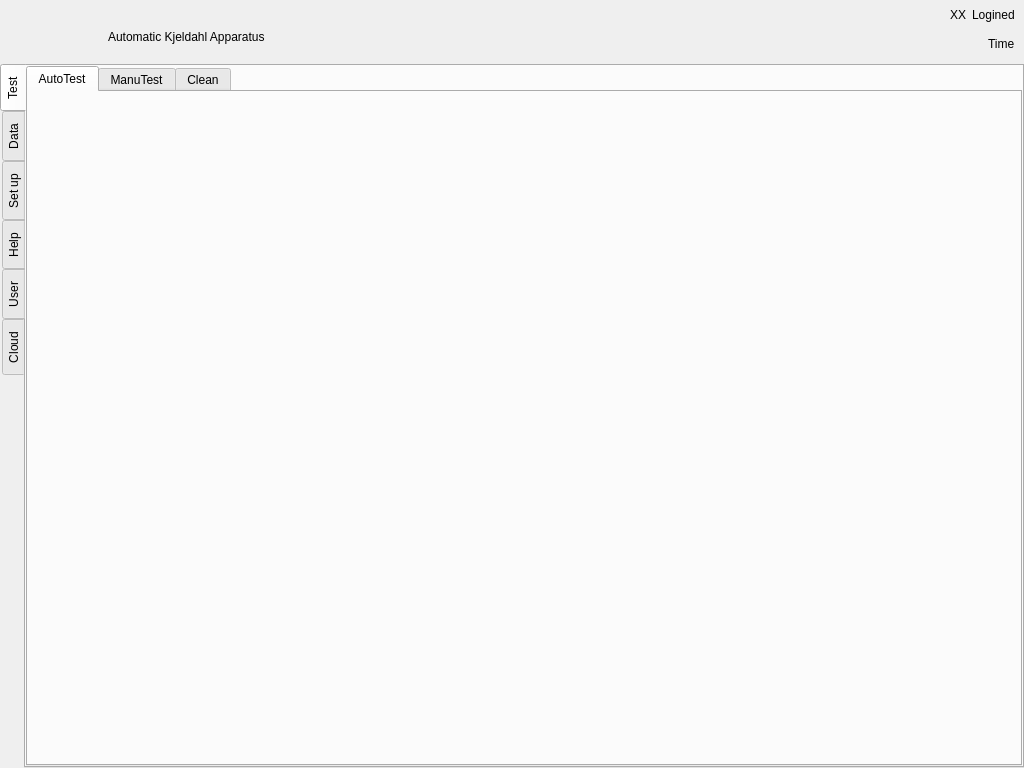
<?xml version="1.0" encoding="UTF-8"?>
<ui version="4.0">
 <class>QQTMainForm</class>
 <widget class="QWidget" name="QQTMainForm">
  <property name="geometry">
   <rect>
    <x>0</x>
    <y>0</y>
    <width>1024</width>
    <height>768</height>
   </rect>
  </property>
  <property name="windowTitle">
   <string>Form</string>
  </property>
  <layout class="QVBoxLayout" name="verticalLayout_10">
   <property name="spacing">
    <number>0</number>
   </property>
   <property name="leftMargin">
    <number>0</number>
   </property>
   <property name="topMargin">
    <number>0</number>
   </property>
   <property name="rightMargin">
    <number>0</number>
   </property>
   <property name="bottomMargin">
    <number>0</number>
   </property>
   <item>
    <widget class="QWidget" name="widgetMainForm" native="true">
     <layout class="QVBoxLayout" name="verticalLayout_2">
      <property name="spacing">
       <number>6</number>
      </property>
      <property name="leftMargin">
       <number>0</number>
      </property>
      <property name="topMargin">
       <number>0</number>
      </property>
      <property name="rightMargin">
       <number>0</number>
      </property>
      <property name="bottomMargin">
       <number>0</number>
      </property>
      <item>
       <widget class="QWidget" name="widget_title" native="true">
        <property name="enabled">
         <bool>true</bool>
        </property>
        <property name="minimumSize">
         <size>
          <width>0</width>
          <height>58</height>
         </size>
        </property>
        <property name="maximumSize">
         <size>
          <width>16777215</width>
          <height>58</height>
         </size>
        </property>
        <layout class="QHBoxLayout" name="horizontalLayout_2">
         <property name="leftMargin">
          <number>0</number>
         </property>
         <property name="topMargin">
          <number>0</number>
         </property>
         <property name="rightMargin">
          <number>0</number>
         </property>
         <property name="bottomMargin">
          <number>0</number>
         </property>
         <item>
          <widget class="QWidget" name="widget" native="true">
           <layout class="QHBoxLayout" name="horizontalLayout">
            <property name="spacing">
             <number>0</number>
            </property>
            <property name="leftMargin">
             <number>0</number>
            </property>
            <property name="topMargin">
             <number>0</number>
            </property>
            <property name="rightMargin">
             <number>0</number>
            </property>
            <property name="bottomMargin">
             <number>0</number>
            </property>
            <item>
             <widget class="QWidget" name="widget_logo" native="true">
              <property name="sizePolicy">
               <sizepolicy hsizetype="Preferred" vsizetype="Preferred">
                <horstretch>0</horstretch>
                <verstretch>0</verstretch>
               </sizepolicy>
              </property>
              <property name="minimumSize">
               <size>
                <width>108</width>
                <height>0</height>
               </size>
              </property>
              <layout class="QVBoxLayout" name="verticalLayout_3"/>
             </widget>
            </item>
            <item>
             <widget class="QWidget" name="widget_8" native="true">
              <layout class="QVBoxLayout" name="verticalLayout">
               <property name="leftMargin">
                <number>0</number>
               </property>
               <property name="topMargin">
                <number>0</number>
               </property>
               <property name="bottomMargin">
                <number>0</number>
               </property>
               <item>
                <spacer name="verticalSpacer">
                 <property name="orientation">
                  <enum>Qt::Vertical</enum>
                 </property>
                 <property name="sizeType">
                  <enum>QSizePolicy::Fixed</enum>
                 </property>
                 <property name="sizeHint" stdset="0">
                  <size>
                   <width>0</width>
                   <height>16</height>
                  </size>
                 </property>
                </spacer>
               </item>
               <item>
                <widget class="QLabel" name="label_appname">
                 <property name="text">
                  <string>Automatic Kjeldahl Apparatus</string>
                 </property>
                </widget>
               </item>
              </layout>
             </widget>
            </item>
           </layout>
          </widget>
         </item>
         <item>
          <spacer name="horizontalSpacer_3">
           <property name="orientation">
            <enum>Qt::Horizontal</enum>
           </property>
           <property name="sizeType">
            <enum>QSizePolicy::Expanding</enum>
           </property>
           <property name="sizeHint" stdset="0">
            <size>
             <width>40</width>
             <height>20</height>
            </size>
           </property>
          </spacer>
         </item>
         <item>
          <widget class="QWidget" name="widget_3" native="true">
           <layout class="QGridLayout" name="gridLayout">
            <property name="leftMargin">
             <number>0</number>
            </property>
            <property name="topMargin">
             <number>0</number>
            </property>
            <property name="rightMargin">
             <number>0</number>
            </property>
            <property name="bottomMargin">
             <number>0</number>
            </property>
            <property name="spacing">
             <number>0</number>
            </property>
            <item row="2" column="0" colspan="2">
             <spacer name="horizontalSpacer_4">
              <property name="orientation">
               <enum>Qt::Horizontal</enum>
              </property>
              <property name="sizeType">
               <enum>QSizePolicy::Expanding</enum>
              </property>
              <property name="sizeHint" stdset="0">
               <size>
                <width>40</width>
                <height>20</height>
               </size>
              </property>
             </spacer>
            </item>
            <item row="0" column="1">
             <widget class="QQTWidget" name="widget_wifi" native="true">
              <property name="minimumSize">
               <size>
                <width>29</width>
                <height>29</height>
               </size>
              </property>
              <property name="maximumSize">
               <size>
                <width>29</width>
                <height>29</height>
               </size>
              </property>
             </widget>
            </item>
            <item row="0" column="0">
             <spacer name="horizontalSpacer_5">
              <property name="orientation">
               <enum>Qt::Horizontal</enum>
              </property>
              <property name="sizeType">
               <enum>QSizePolicy::Expanding</enum>
              </property>
              <property name="sizeHint" stdset="0">
               <size>
                <width>40</width>
                <height>20</height>
               </size>
              </property>
             </spacer>
            </item>
           </layout>
          </widget>
         </item>
         <item>
          <widget class="QWidget" name="widget_2" native="true">
           <layout class="QVBoxLayout" name="verticalLayout_4">
            <property name="spacing">
             <number>0</number>
            </property>
            <property name="leftMargin">
             <number>0</number>
            </property>
            <property name="topMargin">
             <number>0</number>
            </property>
            <property name="rightMargin">
             <number>0</number>
            </property>
            <property name="bottomMargin">
             <number>0</number>
            </property>
            <item>
             <widget class="QWidget" name="widget_5" native="true">
              <layout class="QHBoxLayout" name="horizontalLayout_9">
               <property name="topMargin">
                <number>0</number>
               </property>
               <property name="bottomMargin">
                <number>0</number>
               </property>
               <item>
                <spacer name="horizontalSpacer_2">
                 <property name="orientation">
                  <enum>Qt::Horizontal</enum>
                 </property>
                 <property name="sizeType">
                  <enum>QSizePolicy::Expanding</enum>
                 </property>
                 <property name="sizeHint" stdset="0">
                  <size>
                   <width>40</width>
                   <height>20</height>
                  </size>
                 </property>
                </spacer>
               </item>
               <item>
                <widget class="QQTWidget" name="widget_pic" native="true">
                 <property name="minimumSize">
                  <size>
                   <width>20</width>
                   <height>0</height>
                  </size>
                 </property>
                </widget>
               </item>
               <item>
                <widget class="QLabel" name="label_user">
                 <property name="text">
                  <string>XX</string>
                 </property>
                </widget>
               </item>
               <item>
                <widget class="QLabel" name="label">
                 <property name="text">
                  <string>Logined</string>
                 </property>
                </widget>
               </item>
              </layout>
             </widget>
            </item>
            <item>
             <widget class="QWidget" name="widget_4" native="true">
              <layout class="QHBoxLayout" name="horizontalLayout_10">
               <property name="topMargin">
                <number>0</number>
               </property>
               <property name="bottomMargin">
                <number>0</number>
               </property>
               <item>
                <spacer name="horizontalSpacer">
                 <property name="orientation">
                  <enum>Qt::Horizontal</enum>
                 </property>
                 <property name="sizeType">
                  <enum>QSizePolicy::Expanding</enum>
                 </property>
                 <property name="sizeHint" stdset="0">
                  <size>
                   <width>40</width>
                   <height>20</height>
                  </size>
                 </property>
                </spacer>
               </item>
               <item>
                <widget class="QLabel" name="label_time">
                 <property name="sizePolicy">
                  <sizepolicy hsizetype="Preferred" vsizetype="Preferred">
                   <horstretch>0</horstretch>
                   <verstretch>0</verstretch>
                  </sizepolicy>
                 </property>
                 <property name="text">
                  <string>Time</string>
                 </property>
                </widget>
               </item>
              </layout>
             </widget>
            </item>
           </layout>
          </widget>
         </item>
        </layout>
       </widget>
      </item>
      <item>
       <widget class="QQTTabWidget" name="tabWidget">
        <property name="tabPosition">
         <enum>QTabWidget::West</enum>
        </property>
        <property name="currentIndex">
         <number>0</number>
        </property>
        <property name="usesScrollButtons">
         <bool>false</bool>
        </property>
        <widget class="QWidget" name="tab_main">
         <attribute name="title">
          <string>Test</string>
         </attribute>
         <layout class="QVBoxLayout" name="verticalLayout_11">
          <property name="leftMargin">
           <number>0</number>
          </property>
          <property name="topMargin">
           <number>0</number>
          </property>
          <property name="rightMargin">
           <number>0</number>
          </property>
          <property name="bottomMargin">
           <number>0</number>
          </property>
          <item>
           <widget class="QTabWidget" name="tabWidget_main">
            <property name="currentIndex">
             <number>0</number>
            </property>
            <widget class="QWidget" name="tab_8">
             <attribute name="title">
              <string>AutoTest</string>
             </attribute>
             <layout class="QVBoxLayout" name="verticalLayout_15">
              <property name="leftMargin">
               <number>0</number>
              </property>
              <property name="topMargin">
               <number>0</number>
              </property>
              <property name="rightMargin">
               <number>0</number>
              </property>
              <property name="bottomMargin">
               <number>0</number>
              </property>
              <item>
               <widget class="QAutoTest" name="widget_7" native="true"/>
              </item>
             </layout>
            </widget>
            <widget class="QWidget" name="tab_9">
             <attribute name="title">
              <string>ManuTest</string>
             </attribute>
             <layout class="QVBoxLayout" name="verticalLayout_16">
              <property name="leftMargin">
               <number>0</number>
              </property>
              <property name="topMargin">
               <number>0</number>
              </property>
              <property name="rightMargin">
               <number>0</number>
              </property>
              <property name="bottomMargin">
               <number>0</number>
              </property>
              <item>
               <widget class="QManualTestForm" name="widget_10" native="true"/>
              </item>
             </layout>
            </widget>
            <widget class="QWidget" name="tab_4">
             <attribute name="title">
              <string>Clean</string>
             </attribute>
             <layout class="QVBoxLayout" name="verticalLayout_17">
              <property name="leftMargin">
               <number>0</number>
              </property>
              <property name="topMargin">
               <number>0</number>
              </property>
              <property name="rightMargin">
               <number>0</number>
              </property>
              <property name="bottomMargin">
               <number>0</number>
              </property>
              <item>
               <widget class="QCleanForm" name="widget_11" native="true"/>
              </item>
             </layout>
            </widget>
           </widget>
          </item>
         </layout>
        </widget>
        <widget class="QWidget" name="tab_main2">
         <attribute name="title">
          <string>Data</string>
         </attribute>
         <layout class="QVBoxLayout" name="verticalLayout_12">
          <property name="leftMargin">
           <number>0</number>
          </property>
          <property name="topMargin">
           <number>0</number>
          </property>
          <property name="rightMargin">
           <number>0</number>
          </property>
          <property name="bottomMargin">
           <number>0</number>
          </property>
          <item>
           <widget class="QTabWidget" name="tabWidget_main2">
            <property name="currentIndex">
             <number>0</number>
            </property>
            <widget class="QWidget" name="tab_10">
             <attribute name="title">
              <string>Data</string>
             </attribute>
             <layout class="QVBoxLayout" name="verticalLayout_18">
              <property name="leftMargin">
               <number>0</number>
              </property>
              <property name="topMargin">
               <number>0</number>
              </property>
              <property name="rightMargin">
               <number>0</number>
              </property>
              <property name="bottomMargin">
               <number>0</number>
              </property>
              <item>
               <widget class="QQTSampleDataWidget" name="widget_12" native="true"/>
              </item>
             </layout>
            </widget>
           </widget>
          </item>
         </layout>
        </widget>
        <widget class="QWidget" name="tab_setup">
         <attribute name="title">
          <string>Set up</string>
         </attribute>
         <layout class="QVBoxLayout" name="verticalLayout_6">
          <property name="spacing">
           <number>0</number>
          </property>
          <property name="leftMargin">
           <number>0</number>
          </property>
          <property name="topMargin">
           <number>0</number>
          </property>
          <property name="rightMargin">
           <number>0</number>
          </property>
          <property name="bottomMargin">
           <number>0</number>
          </property>
          <item>
           <widget class="QTabWidget" name="tabWidget_set">
            <property name="currentIndex">
             <number>0</number>
            </property>
            <widget class="QWidget" name="tab_17">
             <attribute name="title">
              <string>Method</string>
             </attribute>
             <layout class="QVBoxLayout" name="verticalLayout_19">
              <property name="leftMargin">
               <number>0</number>
              </property>
              <property name="topMargin">
               <number>0</number>
              </property>
              <property name="rightMargin">
               <number>0</number>
              </property>
              <property name="bottomMargin">
               <number>0</number>
              </property>
              <item>
               <widget class="QSettingMethodForm" name="widget_13" native="true"/>
              </item>
             </layout>
            </widget>
            <widget class="QWidget" name="tab_16">
             <attribute name="title">
              <string>Machine</string>
             </attribute>
             <layout class="QVBoxLayout" name="verticalLayout_20">
              <property name="leftMargin">
               <number>0</number>
              </property>
              <property name="topMargin">
               <number>0</number>
              </property>
              <property name="rightMargin">
               <number>0</number>
              </property>
              <property name="bottomMargin">
               <number>0</number>
              </property>
              <item>
               <widget class="QSettingMachineForm" name="widget_14" native="true"/>
              </item>
             </layout>
            </widget>
            <widget class="QWidget" name="tab_11">
             <attribute name="title">
              <string>CleanSet</string>
             </attribute>
             <layout class="QVBoxLayout" name="verticalLayout_21">
              <property name="leftMargin">
               <number>0</number>
              </property>
              <property name="topMargin">
               <number>0</number>
              </property>
              <property name="rightMargin">
               <number>0</number>
              </property>
              <property name="bottomMargin">
               <number>0</number>
              </property>
              <item>
               <widget class="QSettingCleanForm" name="widget_15" native="true"/>
              </item>
             </layout>
            </widget>
            <widget class="QWidget" name="tab_7">
             <attribute name="title">
              <string>Calibrate</string>
             </attribute>
             <layout class="QVBoxLayout" name="verticalLayout_22">
              <property name="leftMargin">
               <number>0</number>
              </property>
              <property name="topMargin">
               <number>0</number>
              </property>
              <property name="rightMargin">
               <number>0</number>
              </property>
              <property name="bottomMargin">
               <number>0</number>
              </property>
              <item>
               <widget class="QSettingCalibrationForm" name="widget_16" native="true"/>
              </item>
             </layout>
            </widget>
            <widget class="QWidget" name="tab_2">
             <attribute name="title">
              <string>Network</string>
             </attribute>
             <layout class="QVBoxLayout" name="verticalLayout_7">
              <property name="leftMargin">
               <number>0</number>
              </property>
              <property name="topMargin">
               <number>0</number>
              </property>
              <property name="rightMargin">
               <number>0</number>
              </property>
              <property name="bottomMargin">
               <number>0</number>
              </property>
              <item>
               <widget class="QSettingNetForm" name="widget_6" native="true"/>
              </item>
             </layout>
            </widget>
            <widget class="QWidget" name="tab_5">
             <attribute name="title">
              <string>Debug</string>
             </attribute>
             <layout class="QVBoxLayout" name="verticalLayout_23">
              <property name="leftMargin">
               <number>0</number>
              </property>
              <property name="topMargin">
               <number>0</number>
              </property>
              <property name="rightMargin">
               <number>0</number>
              </property>
              <property name="bottomMargin">
               <number>0</number>
              </property>
              <item>
               <widget class="QSettingDebugForm" name="widget_17" native="true"/>
              </item>
             </layout>
            </widget>
            <widget class="QWidget" name="tab_3">
             <attribute name="title">
              <string>SetUser</string>
             </attribute>
             <layout class="QVBoxLayout" name="verticalLayout_9">
              <property name="leftMargin">
               <number>0</number>
              </property>
              <property name="topMargin">
               <number>0</number>
              </property>
              <property name="rightMargin">
               <number>0</number>
              </property>
              <property name="bottomMargin">
               <number>0</number>
              </property>
              <item>
               <widget class="QSettingUserForm" name="widget_9" native="true"/>
              </item>
             </layout>
            </widget>
            <widget class="QWidget" name="tab_6">
             <attribute name="title">
              <string>Suyuan</string>
             </attribute>
             <layout class="QVBoxLayout" name="verticalLayout_24">
              <property name="leftMargin">
               <number>0</number>
              </property>
              <property name="topMargin">
               <number>0</number>
              </property>
              <property name="rightMargin">
               <number>0</number>
              </property>
              <property name="bottomMargin">
               <number>0</number>
              </property>
              <item>
               <widget class="QSettingOriginsForm" name="widget_18" native="true"/>
              </item>
             </layout>
            </widget>
           </widget>
          </item>
         </layout>
        </widget>
        <widget class="QWidget" name="tab_help">
         <attribute name="title">
          <string>Help</string>
         </attribute>
         <layout class="QVBoxLayout" name="verticalLayout_13">
          <property name="leftMargin">
           <number>0</number>
          </property>
          <property name="topMargin">
           <number>0</number>
          </property>
          <property name="rightMargin">
           <number>0</number>
          </property>
          <property name="bottomMargin">
           <number>0</number>
          </property>
          <item>
           <widget class="QTabWidget" name="tabWidget_help">
            <property name="currentIndex">
             <number>0</number>
            </property>
            <widget class="QWidget" name="tab_12">
             <attribute name="title">
              <string>Content</string>
             </attribute>
             <layout class="QVBoxLayout" name="verticalLayout_25">
              <property name="leftMargin">
               <number>0</number>
              </property>
              <property name="topMargin">
               <number>0</number>
              </property>
              <property name="rightMargin">
               <number>0</number>
              </property>
              <property name="bottomMargin">
               <number>0</number>
              </property>
              <item>
               <widget class="QHelpForm" name="HelpWidget" native="true"/>
              </item>
             </layout>
            </widget>
            <widget class="QWidget" name="tab_13">
             <attribute name="title">
              <string>Upgrade</string>
             </attribute>
             <layout class="QVBoxLayout" name="verticalLayout_26">
              <property name="leftMargin">
               <number>0</number>
              </property>
              <property name="topMargin">
               <number>0</number>
              </property>
              <property name="rightMargin">
               <number>0</number>
              </property>
              <property name="bottomMargin">
               <number>0</number>
              </property>
              <item>
               <widget class="QQTUpgradeWidget" name="widget_20" native="true"/>
              </item>
             </layout>
            </widget>
           </widget>
          </item>
         </layout>
        </widget>
        <widget class="QWidget" name="tab_user">
         <attribute name="title">
          <string>User</string>
         </attribute>
         <layout class="QVBoxLayout" name="verticalLayout_14">
          <property name="leftMargin">
           <number>0</number>
          </property>
          <property name="topMargin">
           <number>0</number>
          </property>
          <property name="rightMargin">
           <number>0</number>
          </property>
          <property name="bottomMargin">
           <number>0</number>
          </property>
          <item>
           <widget class="QTabWidget" name="tabWidget_user">
            <property name="currentIndex">
             <number>0</number>
            </property>
            <widget class="QWidget" name="tab_14">
             <attribute name="title">
              <string>Manager</string>
             </attribute>
             <layout class="QVBoxLayout" name="verticalLayout_27">
              <property name="leftMargin">
               <number>0</number>
              </property>
              <property name="topMargin">
               <number>0</number>
              </property>
              <property name="rightMargin">
               <number>0</number>
              </property>
              <property name="bottomMargin">
               <number>0</number>
              </property>
              <item>
               <widget class="QUserForm" name="widget_21" native="true"/>
              </item>
             </layout>
            </widget>
           </widget>
          </item>
         </layout>
        </widget>
        <widget class="QWidget" name="tab_cloud">
         <attribute name="title">
          <string>Cloud</string>
         </attribute>
         <layout class="QVBoxLayout" name="verticalLayout_5">
          <property name="spacing">
           <number>0</number>
          </property>
          <property name="leftMargin">
           <number>0</number>
          </property>
          <property name="topMargin">
           <number>0</number>
          </property>
          <property name="rightMargin">
           <number>0</number>
          </property>
          <property name="bottomMargin">
           <number>0</number>
          </property>
          <item>
           <widget class="QTabWidget" name="tabWidget_cloud">
            <property name="currentIndex">
             <number>0</number>
            </property>
            <widget class="QWidget" name="tab">
             <attribute name="title">
              <string>CloudContent</string>
             </attribute>
             <layout class="QVBoxLayout" name="verticalLayout_8">
              <property name="leftMargin">
               <number>0</number>
              </property>
              <property name="topMargin">
               <number>0</number>
              </property>
              <property name="rightMargin">
               <number>0</number>
              </property>
              <property name="bottomMargin">
               <number>0</number>
              </property>
              <item>
               <widget class="QQTCloudForm" name="widget_22" native="true"/>
              </item>
             </layout>
            </widget>
           </widget>
          </item>
         </layout>
        </widget>
       </widget>
      </item>
     </layout>
    </widget>
   </item>
  </layout>
 </widget>
 <customwidgets>
  <customwidget>
   <class>QQTWidget</class>
   <extends>QWidget</extends>
   <header>qqtwidget.h</header>
   <container>1</container>
  </customwidget>
  <customwidget>
   <class>QQTTabWidget</class>
   <extends>QTabWidget</extends>
   <header>qqttabwidget.h</header>
   <container>1</container>
  </customwidget>
  <customwidget>
   <class>QQTCloudForm</class>
   <extends>QWidget</extends>
   <header>qqtcloudform.h</header>
   <container>1</container>
  </customwidget>
  <customwidget>
   <class>QQTSampleDataWidget</class>
   <extends>QWidget</extends>
   <header>qqtsampledatawidget.h</header>
   <container>1</container>
  </customwidget>
  <customwidget>
   <class>QAutoTest</class>
   <extends>QWidget</extends>
   <header>qautotest.h</header>
   <container>1</container>
  </customwidget>
  <customwidget>
   <class>QManualTestForm</class>
   <extends>QWidget</extends>
   <header>qmanualtestform.h</header>
   <container>1</container>
  </customwidget>
  <customwidget>
   <class>QCleanForm</class>
   <extends>QWidget</extends>
   <header>qcleanform.h</header>
   <container>1</container>
  </customwidget>
  <customwidget>
   <class>QSettingMethodForm</class>
   <extends>QWidget</extends>
   <header>qsettingmethodform.h</header>
   <container>1</container>
  </customwidget>
  <customwidget>
   <class>QSettingMachineForm</class>
   <extends>QWidget</extends>
   <header>qsettingmachineform.h</header>
   <container>1</container>
  </customwidget>
  <customwidget>
   <class>QSettingCleanForm</class>
   <extends>QWidget</extends>
   <header>qsettingcleanform.h</header>
   <container>1</container>
  </customwidget>
  <customwidget>
   <class>QSettingCalibrationForm</class>
   <extends>QWidget</extends>
   <header>qsettingcalibrationform.h</header>
   <container>1</container>
  </customwidget>
  <customwidget>
   <class>QSettingNetForm</class>
   <extends>QWidget</extends>
   <header>qsettingnetform.h</header>
   <container>1</container>
  </customwidget>
  <customwidget>
   <class>QSettingDebugForm</class>
   <extends>QWidget</extends>
   <header>qsettingdebugform.h</header>
   <container>1</container>
  </customwidget>
  <customwidget>
   <class>QSettingUserForm</class>
   <extends>QWidget</extends>
   <header>qsettinguserform.h</header>
   <container>1</container>
  </customwidget>
  <customwidget>
   <class>QSettingOriginsForm</class>
   <extends>QWidget</extends>
   <header>qsettingoriginsform.h</header>
   <container>1</container>
  </customwidget>
  <customwidget>
   <class>QHelpForm</class>
   <extends>QWidget</extends>
   <header>qhelpform.h</header>
   <container>1</container>
  </customwidget>
  <customwidget>
   <class>QQTUpgradeWidget</class>
   <extends>QWidget</extends>
   <header>qqtupgradewidget.h</header>
   <container>1</container>
  </customwidget>
  <customwidget>
   <class>QUserForm</class>
   <extends>QWidget</extends>
   <header>quserform.h</header>
   <container>1</container>
  </customwidget>
 </customwidgets>
 <resources/>
 <connections/>
</ui>
